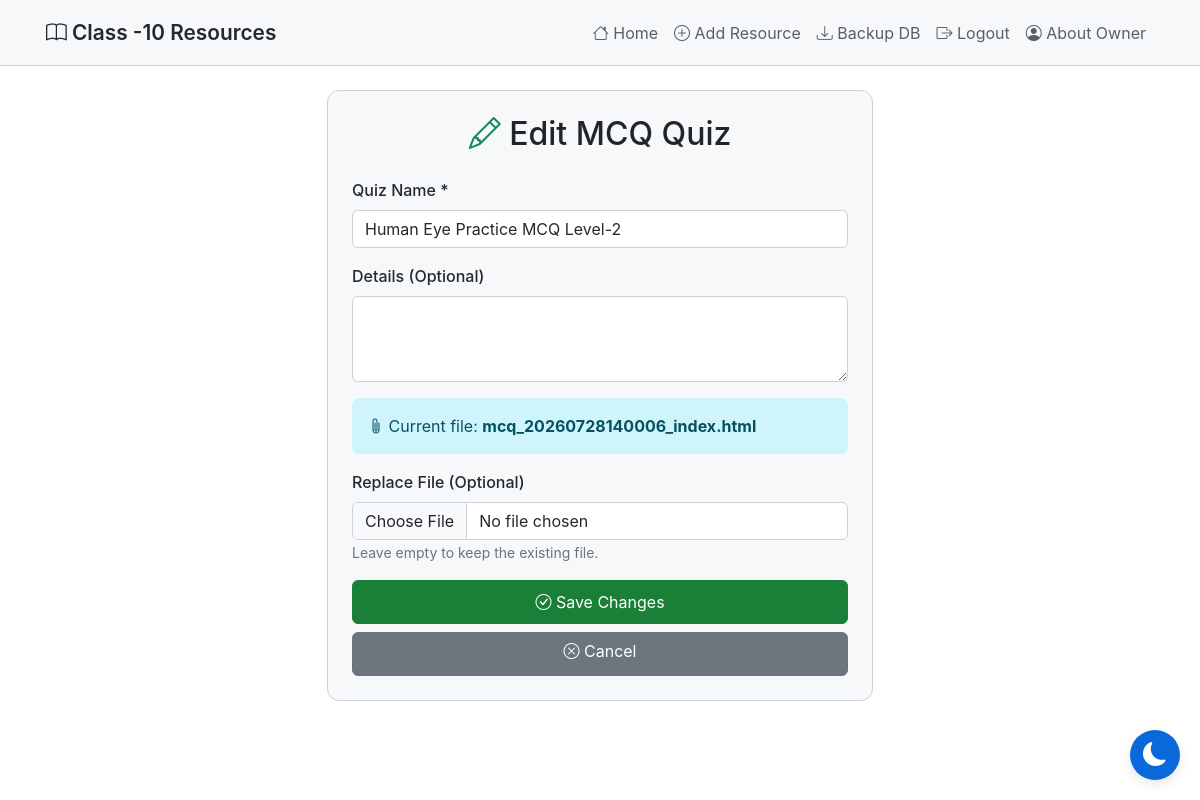
The app's page /edit-mcq/5 (signed in), older data.
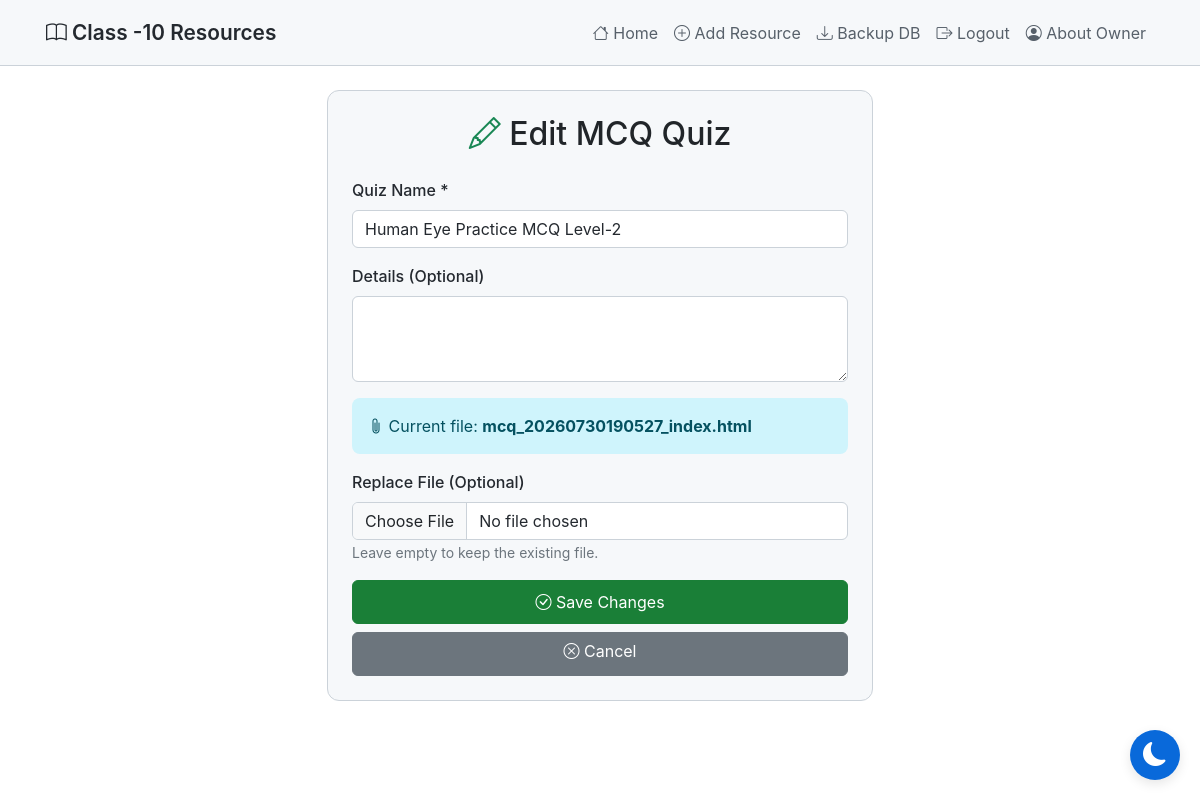
The same page, newer data.
### tables this page shows
CREATE TABLE mcq_quizzes
                 (id INTEGER PRIMARY KEY AUTOINCREMENT,
                  title TEXT NOT NULL,
                  details TEXT,
                  filename TEXT NOT NULL,
                  file_type TEXT NOT NULL,
                  created_at TIMESTAMP DEFAULT CURRENT_TIMESTAMP);

### app.py (the view, shortened to what this page needs)
@app.route('/edit-mcq/<int:id>', methods=['GET', 'POST'])
@login_required
def edit_mcq(id):
    conn = sqlite3.connect('database.db')
    conn.row_factory = sqlite3.Row
    c = conn.cursor()
    c.execute('SELECT * FROM mcq_quizzes WHERE id = ?', (id,))
    quiz = c.fetchone()
    if not quiz:
        conn.close()
        flash('MCQ quiz not found!', 'error')
        return redirect(url_for('practice_mcq'))
    conn.close()
    return render_template('edit_mcq.html', quiz=quiz)

### app.py (called while the page is built)
def login_required(f):
    @wraps(f)
    def decorated_function(*args, **kwargs):
        if 'admin' not in session:
            return redirect(url_for('login'))
        return f(*args, **kwargs)
    return decorated_function

### templates/edit_mcq.html (shortened to what this page needs)
{% extends "base.html" %}
{% block content %}
<div class="row justify-content-center mt-4">
    <div class="col-md-8 col-lg-6">
        <div class="card">
            <div class="card-body p-4">
                <h2 class="text-center mb-4">
                    <i class="bi bi-pencil text-success"></i> Edit MCQ Quiz
                </h2>
                <form method="POST" enctype="multipart/form-data">
                    <div class="mb-3">
                        <label for="title" class="form-label">Quiz Name *</label>
                        <input type="text" class="form-control" id="title" name="title" value="{{ quiz['title'] }}" required>
                    </div>
                    <div class="mb-3">
                        <label for="details" class="form-label">Details (Optional)</label>
                        <textarea class="form-control" id="details" name="details" rows="3">{{ quiz['details'] or '' }}</textarea>
                    </div>
                    <div class="alert alert-info">
                        <i class="bi bi-paperclip"></i>
                        Current file: <strong>{{ quiz['filename'] }}</strong>
                    </div>
                    <div class="mb-3">
                        <label for="file" class="form-label">Replace File (Optional)</label>
                        <input type="file" class="form-control" id="file" name="file" accept=".pdf,.doc,.docx,.md,.txt,.html,.htm">
                        <small class="text-secondary">
                            Leave empty to keep the existing file.
                        </small>
                    </div>
                    <div class="d-grid gap-2">
                        <button type="submit" class="btn btn-success">
                            <i class="bi bi-check-circle"></i> Save Changes
                        </button>
                        <a href="{{ url_for('practice_mcq') }}" class="btn btn-secondary">
                            <i class="bi bi-x-circle"></i> Cancel
                        </a>
                    </div>
                </form>
            </div>
        </div>
    </div>
</div>
{% endblock %}

### templates/base.html (shortened to what this page needs)
<!DOCTYPE html>
<html lang="en" data-theme="light">
<head>
    <link href="https://cdn.jsdelivr.net/npm/bootstrap@5.3.2/dist/css/bootstrap.min.css" rel="stylesheet">
    <link rel="stylesheet" href="https://cdn.jsdelivr.net/npm/bootstrap-icons@1.11.1/font/bootstrap-icons.css">
</head>
<body>
    <nav class="navbar navbar-expand-lg navbar-dark">
        <div class="container">
            <a class="navbar-brand" href="{{ url_for('index') }}">
                <i class="bi bi-book"></i> Class -10 Resources
            </a>
            <div class="collapse navbar-collapse" id="navbarNav">
                <ul class="navbar-nav ms-auto">
                    <li class="nav-item">
                        <a class="nav-link" href="{{ url_for('index') }}">
                            <i class="bi bi-house"></i> Home
                        </a>
                    </li>
                    {% if session.admin %}
                    <li class="nav-item">
                        <a class="nav-link" href="{{ url_for('add_resource') }}">
                            <i class="bi bi-plus-circle"></i> Add Resource
                        </a>
                    </li>
                    <li class="nav-item">
                        <a class="nav-link" href="{{ url_for('download_database') }}">
                            <i class="bi bi-download"></i> Backup DB
                        </a>
                    </li>
                    <li class="nav-item">
                        <a class="nav-link" href="{{ url_for('logout') }}">
                            <i class="bi bi-box-arrow-right"></i> Logout
                        </a>
                    </li>
                    {% else %}
                    <li class="nav-item">
                        <a class="nav-link" href="{{ url_for('login') }}">
                            <i class="bi bi-shield-lock"></i> Admin Login
                        </a>
                    </li>
                    {% endif %}
                    <li class="nav-item">
                        <a class="nav-link" href="{{ url_for('about_owner') }}">
                            <i class="bi bi-person-circle"></i> About Owner
                        </a>
                    </li>
                </ul>
            </div>
        </div>
    </nav>
    <div class="container mt-4">
        {% block content %}{% endblock %}
    </div>
    <button class="theme-toggle" id="themeToggle" aria-label="Toggle theme">
        <i class="bi bi-moon-fill" id="themeIcon"></i>
    </button>
</body>
</html>

### templates/base.html (style rules this page uses)
:root { --bg-primary: #ffffff; --bg-secondary: #f6f8fa; --bg-tertiary: #ffffff; --text-primary: #24292f; --text-secondary: #57606a; --border-color: #cbd2d9; --accent-color: #0969da; --success-color: #1a7f37; --danger-color: #cf222e; --shadow-color: rgba(0, 0, 0, 0.1); }
body { background-color: var(--bg-primary); color: var(--text-primary); font-family: -apple-system, BlinkMacSystemFont, 'Segoe UI', 'Noto Sans', Helvetica, Arial, sans-serif; min-height: 100vh; transition: background-color 0.3s ease, color 0.3s ease; }
* { transition: background-color 0.3s ease, color 0.3s ease, border-color 0.3s ease; }
.navbar { background-color: var(--bg-secondary) !important; border-bottom: 1px solid var(--border-color); padding: 0.75rem 0; }
.navbar .container { padding-left: 1rem; padding-right: 1rem; }
.navbar-brand { font-weight: 600; color: var(--text-primary) !important; font-size: 1.3rem; }
.nav-link { color: var(--text-secondary) !important; transition: color 0.3s ease; }
.btn { min-height: 44px; }
.btn-success { background-color: var(--success-color); border-color: var(--success-color); }
.card { background-color: var(--bg-secondary); border: 1px solid var(--border-color); border-radius: 12px; transition: all 0.3s ease; overflow: hidden; }
.card-body { padding: 1.5rem; }
.form-control, .form-select { background-color: var(--bg-tertiary); border: 1px solid var(--border-color); color: var(--text-primary); }
.form-label { color: var(--text-primary); font-weight: 500; }
.alert { border-radius: 8px; border: none; }
.theme-toggle { position: fixed; bottom: 20px; right: 20px; width: 50px; height: 50px; border-radius: 50%; background: var(--accent-color); border: none; color: white; font-size: 1.5rem; cursor: pointer; box-shadow: 0 4px 12px var(--shadow-color); transition: all 0.3s ease; z-index: 1000; display: flex; align-items: center; justify-content: center; }

Row changes from the older to the newer data that the page shows:
changed mcq_quizzes "Human Eye Practice MCQ Level-2": filename "mcq_20260728140006_index.html" → "mcq_20260730190527_index.html"
